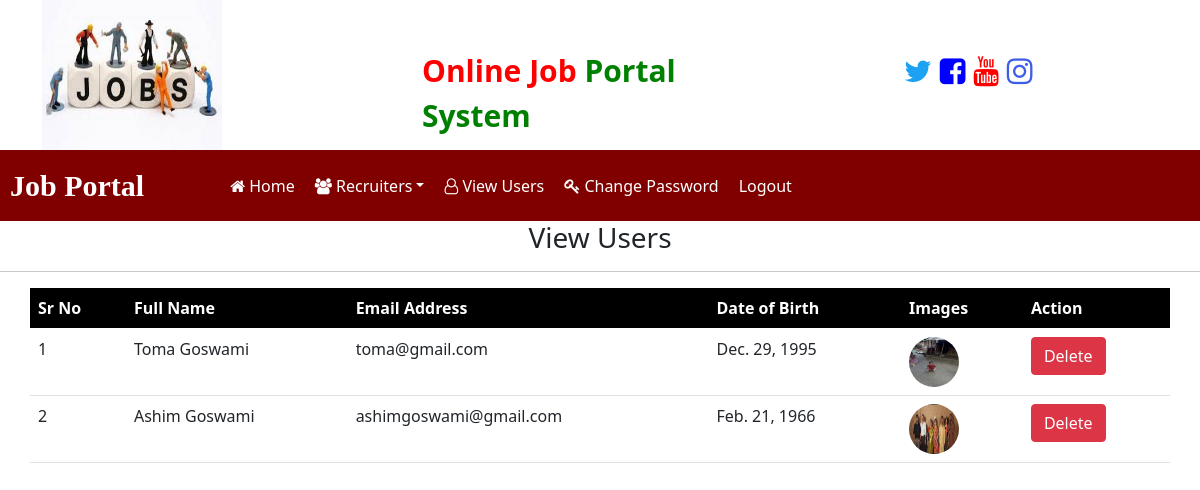
The page /view_users/ (signed in) on the database as committed earlier.
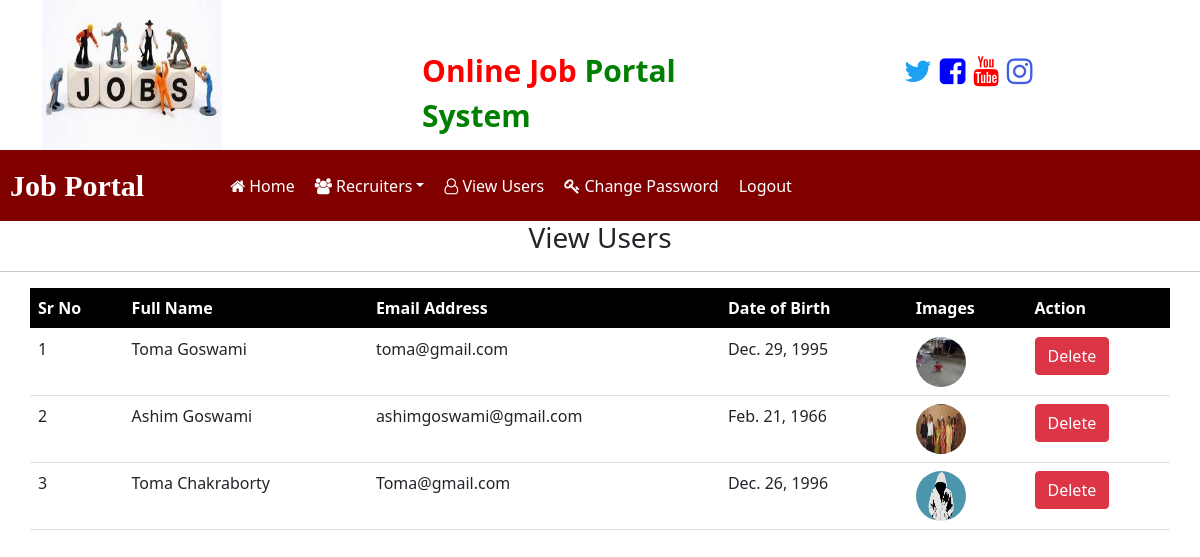
The same page on the database as committed later.
### App_Login/models.py (models this page shows, shortened)
class UserProfile(models.Model):
    user = models.OneToOneField(User, on_delete=models.CASCADE, related_name='user_profile')
    profile_pic = models.ImageField(upload_to='profile_pics', blank=True)
    description = models.TextField(blank=True)
    full_name = models.CharField(max_length=250, blank=True)
    dob = models.DateField(blank=True, null=True)
    website = models.URLField(blank=True)
    facebook = models.URLField(blank=True)

### job/views.py (the view)
# urls.py: path('view_users/', views.view_users, name="view_users"),
@login_required
def view_users(request):
    data = UserProfile.objects.all()
    context = {'data':data}
    return render(request, 'job/view_users.html', context)

### templates/job/view_users.html
{% load static %}
{% block content %}
{% include 'job/admin_navbar.html' %}
<h3 class="text-center">View Users</h3>
<hr>
<table id="example" class="table table-hover container">
    <thead style="background-color: black; color: white;">
        <tr>
            <th>Sr No</th>
            <th>Full Name</th>
            <th>Email Address</th>
            <th>Date of Birth</th>
            <th>Images</th>
            <th>Action</th>
        </tr>
    </thead>
    <tbody>
        {% for i in data %}
        <tr>
            <td>{{forloop.counter}}</td>
            <td>{{i.full_name}}</td>
            <td>{{i.user.email}}</td>
            <td>{{i.dob}}</td>
            <td><img src="{{i.profile_pic.url}}" style="height:50px; width: 50px; border-radius: 50%;"></td>
            <td><a href="{% url 'job:delete_user' i.id %}" class="btn btn-danger" onclick="return confirm('Are you Sure You want to delete ?')">Delete</a></td>
        </tr>
        {% endfor %}
    </tbody>
</table>
{% endblock content %}

Rows that differ between the two databases and show on the page:
added UserProfile: full_name "Toma Chakraborty", user.email "Toma@gmail.com", dob "Dec. 26, 1996", profile_pic (picture)
